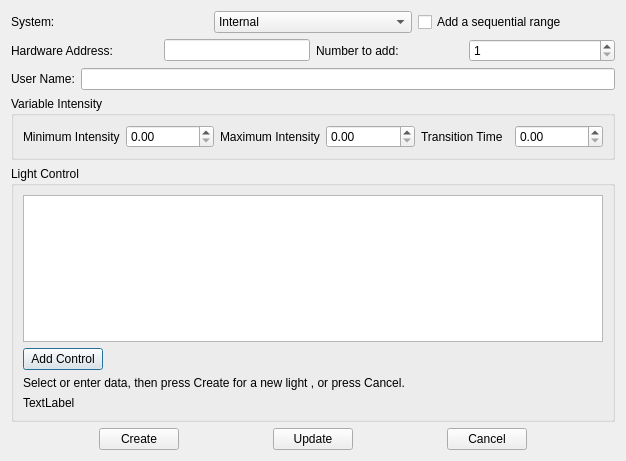
<?xml version="1.0" encoding="UTF-8"?>
<ui version="4.0">
 <class>AddEditLightDialog</class>
 <widget class="QDialog" name="AddEditLightDialog">
  <property name="geometry">
   <rect>
    <x>0</x>
    <y>0</y>
    <width>626</width>
    <height>461</height>
   </rect>
  </property>
  <property name="windowTitle">
   <string>Add Light</string>
  </property>
  <layout class="QGridLayout" name="gridLayout">
   <item row="0" column="0">
    <layout class="QHBoxLayout" name="horizontalLayout_2">
     <item>
      <widget class="QLabel" name="label">
       <property name="text">
        <string>System:</string>
       </property>
      </widget>
     </item>
     <item>
      <widget class="QComboBox" name="prefixBox">
       <property name="toolTip">
        <string>&lt;html&gt;&lt;head/&gt;&lt;body&gt;&lt;p&gt;Select a system for the new light.&lt;/p&gt;&lt;/body&gt;&lt;/html&gt;</string>
       </property>
       <item>
        <property name="text">
         <string>Internal</string>
        </property>
       </item>
      </widget>
     </item>
     <item>
      <widget class="QCheckBox" name="addRangeBox">
       <property name="toolTip">
        <string>&lt;html&gt;&lt;head/&gt;&lt;body&gt;&lt;p&gt;Check to add more than one Light with sequential addresses.&lt;/p&gt;&lt;/body&gt;&lt;/html&gt;</string>
       </property>
       <property name="text">
        <string>Add a sequential range</string>
       </property>
      </widget>
     </item>
    </layout>
   </item>
   <item row="1" column="0">
    <layout class="QHBoxLayout" name="horizontalLayout_3">
     <item>
      <widget class="QLabel" name="label_5">
       <property name="text">
        <string>Hardware Address:</string>
       </property>
      </widget>
     </item>
     <item>
      <widget class="QLineEdit" name="fieldHardwareAddress">
       <property name="sizePolicy">
        <sizepolicy hsizetype="Minimum" vsizetype="Fixed">
         <horstretch>0</horstretch>
         <verstretch>0</verstretch>
        </sizepolicy>
       </property>
       <property name="toolTip">
        <string>&lt;html&gt;&lt;head/&gt;&lt;body&gt;&lt;p&gt;Enter a hardware address for a new Light; e.g. 13&lt;/p&gt;&lt;/body&gt;&lt;/html&gt;</string>
       </property>
       <property name="inputMethodHints">
        <set>Qt::ImhDigitsOnly|Qt::ImhPreferNumbers</set>
       </property>
       <property name="maxLength">
        <number>4</number>
       </property>
      </widget>
     </item>
     <item>
      <widget class="QLabel" name="lblNbrToAdd">
       <property name="text">
        <string>Number to add:</string>
       </property>
      </widget>
     </item>
     <item>
      <widget class="QSpinBox" name="fieldNumToAdd">
       <property name="minimum">
        <number>1</number>
       </property>
      </widget>
     </item>
    </layout>
   </item>
   <item row="2" column="0">
    <layout class="QHBoxLayout" name="horizontalLayout_4">
     <item>
      <widget class="QLabel" name="label_6">
       <property name="text">
        <string>User Name:</string>
       </property>
      </widget>
     </item>
     <item>
      <widget class="QLineEdit" name="userName">
       <property name="sizePolicy">
        <sizepolicy hsizetype="MinimumExpanding" vsizetype="Fixed">
         <horstretch>0</horstretch>
         <verstretch>0</verstretch>
        </sizepolicy>
       </property>
       <property name="toolTip">
        <string>&lt;html&gt;&lt;head/&gt;&lt;body&gt;&lt;p&gt;Enter user name for new Light, e.g. Jones House.&lt;/p&gt;&lt;/body&gt;&lt;/html&gt;</string>
       </property>
      </widget>
     </item>
    </layout>
   </item>
   <item row="3" column="0">
    <widget class="QGroupBox" name="groupBox">
     <property name="title">
      <string>Variable Intensity</string>
     </property>
     <layout class="QVBoxLayout" name="verticalLayout_2">
      <item>
       <layout class="QHBoxLayout" name="horizontalLayout">
        <item>
         <widget class="QLabel" name="label_2">
          <property name="text">
           <string>Minimum Intensity</string>
          </property>
         </widget>
        </item>
        <item>
         <widget class="QDoubleSpinBox" name="fieldMinIntensity">
          <property name="toolTip">
           <string>&lt;html&gt;&lt;head/&gt;&lt;body&gt;&lt;p&gt;0 to 100%. Must be less than Max.&lt;/p&gt;&lt;/body&gt;&lt;/html&gt;</string>
          </property>
          <property name="maximum">
           <double>1.000000000000000</double>
          </property>
         </widget>
        </item>
        <item>
         <widget class="QLabel" name="label_3">
          <property name="text">
           <string>Maximum Intensity</string>
          </property>
         </widget>
        </item>
        <item>
         <widget class="QDoubleSpinBox" name="fieldMaxIntensity">
          <property name="toolTip">
           <string>&lt;html&gt;&lt;head/&gt;&lt;body&gt;&lt;p&gt;0 to 100%. Must be equal to or greater than min. &lt;/p&gt;&lt;/body&gt;&lt;/html&gt;</string>
          </property>
          <property name="maximum">
           <double>1.000000000000000</double>
          </property>
         </widget>
        </item>
        <item>
         <widget class="QLabel" name="label_4">
          <property name="text">
           <string>Transition Time</string>
          </property>
         </widget>
        </item>
        <item>
         <widget class="QDoubleSpinBox" name="fieldTransitionTime">
          <property name="toolTip">
           <string>&lt;html&gt;&lt;head/&gt;&lt;body&gt;&lt;p&gt;Time in fast minutes to go from 0 to 100%&lt;/p&gt;&lt;/body&gt;&lt;/html&gt;</string>
          </property>
         </widget>
        </item>
       </layout>
      </item>
     </layout>
    </widget>
   </item>
   <item row="4" column="0">
    <widget class="QGroupBox" name="groupBox_2">
     <property name="title">
      <string>Light Control</string>
     </property>
     <layout class="QVBoxLayout" name="verticalLayout_3">
      <item>
       <layout class="QVBoxLayout" name="verticalLayout">
        <item>
         <widget class="QTableView" name="tableView"/>
        </item>
        <item>
         <widget class="QPushButton" name="addControl">
          <property name="sizePolicy">
           <sizepolicy hsizetype="Fixed" vsizetype="Fixed">
            <horstretch>0</horstretch>
            <verstretch>0</verstretch>
           </sizepolicy>
          </property>
          <property name="toolTip">
           <string>&lt;html&gt;&lt;head/&gt;&lt;body&gt;&lt;p&gt;Press to add a Light control to this light.&lt;/p&gt;&lt;/body&gt;&lt;/html&gt;</string>
          </property>
          <property name="text">
           <string>Add Control</string>
          </property>
         </widget>
        </item>
       </layout>
      </item>
      <item>
       <widget class="QLabel" name="status1">
        <property name="text">
         <string>Select or enter data, then press Create for a new light , or press Cancel.</string>
        </property>
       </widget>
      </item>
      <item>
       <widget class="QLabel" name="status2">
        <property name="text">
         <string>TextLabel</string>
        </property>
       </widget>
      </item>
     </layout>
    </widget>
   </item>
   <item row="5" column="0">
    <layout class="QHBoxLayout" name="horizontalLayout_5">
     <item>
      <widget class="QPushButton" name="btnCreate">
       <property name="sizePolicy">
        <sizepolicy hsizetype="Fixed" vsizetype="Fixed">
         <horstretch>0</horstretch>
         <verstretch>0</verstretch>
        </sizepolicy>
       </property>
       <property name="text">
        <string>Create</string>
       </property>
      </widget>
     </item>
     <item>
      <widget class="QPushButton" name="btnUpdate">
       <property name="sizePolicy">
        <sizepolicy hsizetype="Fixed" vsizetype="Fixed">
         <horstretch>0</horstretch>
         <verstretch>0</verstretch>
        </sizepolicy>
       </property>
       <property name="text">
        <string>Update</string>
       </property>
      </widget>
     </item>
     <item>
      <widget class="QPushButton" name="btnCancel">
       <property name="sizePolicy">
        <sizepolicy hsizetype="Fixed" vsizetype="Fixed">
         <horstretch>0</horstretch>
         <verstretch>0</verstretch>
        </sizepolicy>
       </property>
       <property name="text">
        <string>Cancel</string>
       </property>
      </widget>
     </item>
    </layout>
   </item>
  </layout>
 </widget>
 <resources/>
 <connections/>
</ui>
